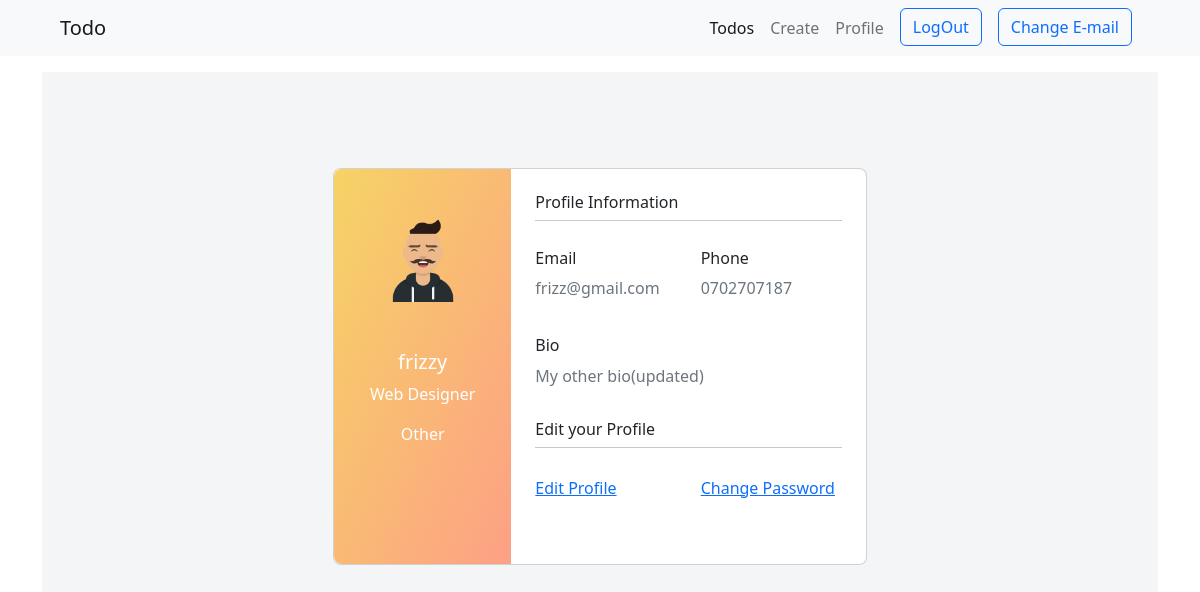
The page /users/profile (signed in) on the database its author committed.
### local_users/models.py (models this page shows, shortened)
class Profile(models.Model):
    user = models.OneToOneField(User, on_delete=models.CASCADE)
    bio = models.TextField(blank=True, null=True)
    image = models.ImageField(
        upload_to='images', default="./images/profile.webp")

class User(AbstractUser):
    phone_number = models.CharField(max_length=15, null=True, blank=True)
    gender = models.CharField(
        max_length=200, choices=GENDER, null=True, blank=True)

### local_users/views.py (the view)
# urls.py: path('profile', views.profile, name='profile'),
@login_required(login_url='account_login')
def profile(request):
    user = request.user
    profile = get_object_or_404(Profile, user=user)
    context = {
        'profile': profile
    }
    print(f"My image is {profile.bio}")
    return render(request, './profile.html', context)

### local_users/templates/profile.html (shortened to what this page needs)
{% extends './base.html' %}
{% load static%}
{% block content %}
<section>
<section class="vh-100 " style="background-color: #f4f5f7;">
  <div class="container py-5 h-100">
    <div class="row d-flex justify-content-center h-100 mt-5">
      <div class="col col-lg-6 mb-4 mb-lg-0">
        <div class="card mb-3" style="border-radius: .5rem;">
          <div class="row g-0">
            <div class="col-md-4 gradient-custom text-center text-white"
              style="border-top-left-radius: .5rem; border-bottom-left-radius: .5rem;">
              <img src="{{profile.image.url}}"
                alt="Avatar" class="img-fluid my-5" style="width: 80px;" />
              <h5>{{profile.user.username}}</h5>
              <p>Web Designer</p>
              <p>{{profile.user.gender}}</p>
            </div>
            <div class="col-md-8">
              <div class="card-body p-4">
                <h6>Profile Information</h6>
                <hr class="mt-0 mb-4">
                <div class="row pt-1">
                  <div class="col-6 mb-3">
                    <h6>Email</h6>
                    <p class="text-muted">{{profile.user.email}}</p>
                  </div>
                  <div class="col-6 mb-3">
                    <h6>Phone</h6>
                    <p class="text-muted">{{profile.user.phone_number}}</p>
                  </div>
                </div>
                <div class="row pt-1">
                  <div class="col-12 mb-3">
                    <h6>Bio</h6>
                    {% if profile.bio %}
                    <p class="text-muted">{{profile.bio}}
                      {% else %}
                  <p class="text-muted"> Add your bio by clicking the edit button</p>
                  {% endif %}
                    </p>
                  </div>
                </div>
                <h6>Edit your Profile</h6>
                <hr class="mt-0 mb-4">
                <div class="row pt-1">
                  <div class="col-6 mb-3">
                  <a href="{% url 'update_profile' %}">Edit Profile</a>
                  </div>
                  <div class="col-6 mb-3">
                    <a href="{% url 'account_change_password' %}">Change Password</a>
                  </div>
                </div>
                <div class="d-flex justify-content-start">
                  <a href="#!"></a>
                  <a href="#!"></a>
                </div>
              </div>
            </div>
          </div>
        </div>
      </div>
    </div>
  </div>
</section>
</section>
{% endblock %}

### static/css/style.css (style rules this page uses)
.gradient-custom { background: #f6d365; background: -webkit-linear-gradient(to right bottom, rgba(246, 211, 101, 1), rgba(253, 160, 133, 1)); background: linear-gradient(to right bottom, rgba(246, 211, 101, 1), rgba(253, 160, 133, 1)) }

### rows shown on the page
Profile: image (picture), user.username "frizzy", user.gender "Other", user.email "frizz@gmail.com", user.phone_number "0702707187", bio "My other bio(updated)"
